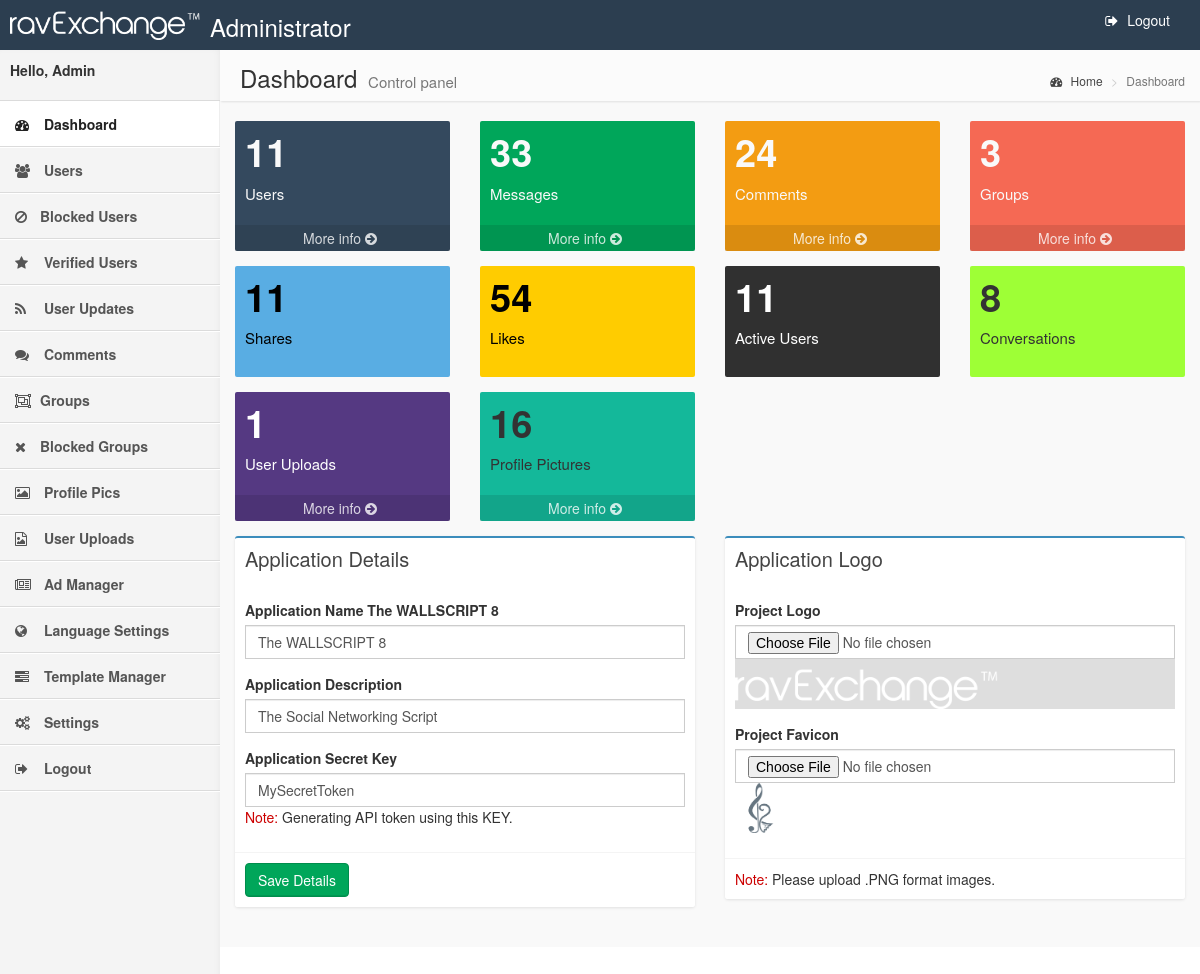
Page /WallAdmin/home.php (signed in) on the committed database.
### tables this page shows
CREATE TABLE IF NOT EXISTS `configurations` (
  `con_id` int(11) NOT NULL,
  `newsfeedPerPage` int(3) DEFAULT NULL,
  `friendsPerPage` int(3) DEFAULT NULL,
  `photosPerPage` int(3) DEFAULT NULL,
  `groupsPerPage` int(3) DEFAULT NULL,
  `adminPerPage` int(3) DEFAULT NULL,
  `uploadImage` int(11) DEFAULT NULL,
  `bannerWidth` int(11) DEFAULT NULL,
  `profileWidth` int(11) DEFAULT NULL,
  `notificationPerPage` int(3) DEFAULT NULL,
  `friendsWidgetPerPage` int(4) DEFAULT NULL,
  `gravatar` enum('0','1') DEFAULT NULL,
  `forgot` varchar(30) DEFAULT NULL,
  `applicationName` varchar(100) NOT NULL,
  `applicationDesc` text NOT NULL,
  `language_labels` enum('0','1') DEFAULT '0',
  `upload` int(11) DEFAULT NULL,
  `applicationToken` varchar(30) DEFAULT NULL
);

### WallAdmin/includes/Wall_Admin.php (called while the page is built, shortened)
<?php
class Wall_Admin
{
    public function Get_Configurations()
    {
        $db = getDB();
        $stmt = $db->prepare("SELECT  * FROM configurations WHERE con_id='1' ");
        $stmt->execute();
        $row = $stmt->fetch(PDO::FETCH_OBJ);
        $data = json_decode(json_encode($row),true);
        return $data;
    }
    public function Users_Count()
    {
        $db = getDB();
        $sql="SELECT uid FROM users";
        $stmt = $db->prepare($sql);
        $stmt->execute();
        return $stmt->rowCount();
    }
    public function Updates_Count()
    {
        $db = getDB();
        $sql="SELECT msg_id FROM messages";
        $stmt = $db->prepare($sql);
        $stmt->execute();
        return $stmt->rowCount();
    }
    public function Comments_Count()
    {
        $db = getDB();
        $sql="SELECT com_id FROM comments";
        $stmt = $db->prepare($sql);
        $stmt->execute();
        return $stmt->rowCount();
    }
    public function Groups_Count()
    {
        $db = getDB();
        $sql="SELECT group_id FROM groups";
        $stmt = $db->prepare($sql);
        $stmt->execute();
        return $stmt->rowCount();
    }
    public function Share_Count()
    {
        $db = getDB();
        $sql="SELECT share_id FROM message_share";
        $stmt = $db->prepare($sql);
        $stmt->execute();
        return $stmt->rowCount();
    }
    public function Like_Count()
    {
        $db = getDB();
        $sql="SELECT like_id FROM message_like";
        $stmt = $db->prepare($sql);
        $stmt->execute();
        return $stmt->rowCount();
    }
    public function ActiveUsers_Count()
    {
        $db = getDB();
        $sql="SELECT uid FROM users where status='1'";
        $stmt = $db->prepare($sql);
        $stmt->execute();
        return $stmt->rowCount();
    }
    public function Conversations_Count()
    {
        $db = getDB();
        $sql="SELECT c_id FROM conversation";
        $stmt = $db->prepare($sql);
        $stmt->execute();
        return $stmt->rowCount();
    }
    public function UserUploads_Count()
    {
        $db = getDB();
        $sql="SELECT id FROM user_uploads WHERE image_type='0'";
        $stmt = $db->prepare($sql);
        $stmt->execute();
        return $stmt->rowCount();
    }
    public function ProfileUploads_Count()
    {
        $db = getDB();
        $sql="SELECT id FROM user_uploads WHERE image_type>'0'";
        $stmt = $db->prepare($sql);
        $stmt->execute();
        return $stmt->rowCount();
    }
}
?>

### WallAdmin/configurations.php (called while the page is built, shortened)
<?php
$Get_Configurations=$WallAdmin->Get_Configurations();
$applicationName=$Get_Configurations['applicationName'];
$applicationDesc=$Get_Configurations['applicationDesc'];
$applicationToken=$Get_Configurations['applicationToken'];
?>

### WallAdmin/home.php (the view, shortened to what this page needs)
<?php
include_once 'includes.php';
$Users_Count=$WallAdmin->Users_Count();
$Updates_Count=$WallAdmin->Updates_Count();
$Comments_Count=$WallAdmin->Comments_Count();
$Groups_Count=$WallAdmin->Groups_Count();
$Share_Count=$WallAdmin->Share_Count();
$Like_Count=$WallAdmin->Like_Count();
$ActiveUsers_Count=$WallAdmin->ActiveUsers_Count();
$Conversations_Count=$WallAdmin->Conversations_Count();
$UserUploads_Count=$WallAdmin->UserUploads_Count();
$ProfileUploads_Count=$WallAdmin->ProfileUploads_Count();
include 'configurations.php';
?>
<!DOCTYPE html>
<html>
    <?php include_once("head.php"); ?>
    <body class="skin-blue">
        <?php include_once("header.php"); ?>
        <div class="wrapper row-offcanvas row-offcanvas-left">
           <?php include_once("menu.php"); ?>
            <aside class="right-side">
                <section class="content-header">
                    <h1>
                        Dashboard
                        <small>Control panel</small>
                    </h1>
                    <ol class="breadcrumb">
                        <li><a href="#"><i class="fa fa-dashboard"></i> Home</a></li>
                        <li class="active">Dashboard</li>
                    </ol>
                </section>
                <section class="content">
<div class="row">
                        <div class="col-lg-3 col-xs-6">
                            <div class="small-box bg-aqua">
                                <div class="inner">
                                    <h3>
                                        <?php echo $Users_Count; ?>
                                    </h3>
                                    <p>
                                        Users
                                    </p>
                                </div>
                                <a href="users.php" class="small-box-footer">
                                    More info <i class="fa fa-arrow-circle-right"></i>
                                </a>
                            </div>
                        </div>
                        <div class="col-lg-3 col-xs-6">
                            <div class="small-box bg-green">
                                <div class="inner">
                                    <h3>
                                        <?php echo $Updates_Count; ?>
                                    </h3>
                                    <p>
                                        Messages
                                    </p>
                                </div>
                                <a href="updates.php" class="small-box-footer">
                                    More info <i class="fa fa-arrow-circle-right"></i>
                                </a>
                            </div>
                        </div>
                        <div class="col-lg-3 col-xs-6">
                            <div class="small-box bg-yellow">
                                <div class="inner">
                                    <h3>
                                       <?php echo $Comments_Count; ?>
                                    </h3>
                                    <p>
                                      Comments
                                    </p>
                                </div>
                                <a href="comments.php" class="small-box-footer">
                                    More info <i class="fa fa-arrow-circle-right"></i>
                                </a>
                            </div>
                        </div>
                        <div class="col-lg-3 col-xs-6">
                            <div class="small-box bg-red">
                                <div class="inner">
                                    <h3>
                                        <?php echo $Groups_Count; ?>
                                    </h3>
                                    <p>
                                        Groups
                                    </p>
                                </div>
                                <a href="groups.php" class="small-box-footer">
                                    More info <i class="fa fa-arrow-circle-right"></i>
                                </a>
                            </div>
                        </div>
						 <div class="col-lg-3 col-xs-6">
                            <div class="small-box flat_sky">
                                <div class="inner">
                                    <h3>
                                        <?php echo $Share_Count; ?>
                                    </h3>
                                    <p>
                                        Shares
                                    </p>
                                </div>
                            </div>
                        </div>
						 <div class="col-lg-3 col-xs-6">
                            <div class="small-box flat_yellow">
                                <div class="inner">
                                    <h3>
                                        <?php echo $Like_Count; ?>
                                    </h3>
                                    <p>
                                        Likes
                                    </p>
                                </div>
                            </div>
                        </div>
						 <div class="col-lg-3 col-xs-6">
                            <div class="small-box flat_black">
                                <div class="inner">
                                    <h3>
                                        <?php echo $ActiveUsers_Count; ?>
                                    </h3>
                                    <p>
                                        Active Users
                                    </p>
                                </div>
                            </div>
                        </div>
						 <div class="col-lg-3 col-xs-6">
                            <div class="small-box flat_lemon">
                                <div class="inner">
                                    <h3>
                                        <?php echo $Conversations_Count; ?>
                                    </h3>
                                    <p>
                                        Conversations
                                    </p>
                                </div>
                            </div>
                        </div>
							 <div class="col-lg-3 col-xs-6">
                            <div class="small-box flat_new">
                                <div class="inner">
                                    <h3>
                                        <?php echo $UserUploads_Count; ?>
                                    </h3>
                                    <p>
                                        User Uploads
                                    </p>
                                </div>
                                <a href="userUploads.php" class="small-box-footer">
                                    More info <i class="fa fa-arrow-circle-right"></i>
                                </a>
                            </div>
                        </div>
							 <div class="col-lg-3 col-xs-6">
                            <div class="small-box flat_new1">
                                <div class="inner">
                                    <h3>
                                        <?php echo $ProfileUploads_Count; ?>
                                    </h3>
                                    <p>
                                        Profile Pictures
                                    </p>
                                </div>
                                <a href="userPics.php" class="small-box-footer">
                                    More info <i class="fa fa-arrow-circle-right"></i>
                                </a>
                            </div>
                        </div>
                        </div>
						<div class="row">
						 <div class="col-md-6">
                            <div class="box box-primary">
                                <div class="box-header">
                                    <h3 class="box-title">Application Details</h3>
                                </div>
<form role="form" method="post" action="" name="applicationDetails">
<div class="box-body">
<div class="form-group">
<label for="exampleInputEmail1">Application Name <?php echo $applicationName ?></label>
<input type="text" class="form-control" name="applicationName" placeholder="" value="<?php echo $applicationName ?>">
</div>
<div class="form-group">
<label for="exampleInputPassword1">Application Description</label>
<input type="text" class="form-control" name="applicationDesc" placeholder="" value="<?php echo $applicationDesc ?>">
</div>
<div class="form-group">
<label for="exampleInputEmail1">Application Secret Key  </label>
<input type="text" class="form-control" name="applicationToken" placeholder="" value="<?php echo $applicationToken ?>">
<span class="note">Note:</span> Generating API token using this KEY.
</div>
</div>
<div class="box-footer">
<input type="submit" class="btn btn-success" value="Save Details" />
</div>
</form>
                            </div>
                        </div>
                        <div class="col-md-6">
                            <div class="box box-primary">
                                <div class="box-header">
                                    <h3 class="box-title">Application Logo</h3>
                                </div>
                                    <div class="box-body">
                                        <div class="form-group">
                                            <label for="exampleInputEmail1">Project Logo</label>
                                            <form id="imageform" method="post" enctype="multipart/form-data" action="ajaxLogoUpload.php">
                                            <input type="file" class="form-control" name="photoimg"  id="photoimg"/>
                                             <div id="logo_img">
                                             <img src="../uploads/logo.png" class='logoPreview'/>
                                             </div>
                                            </form>
                                        </div>
                                         <div class="form-group">
                                            <label for="exampleInputEmail1">Project Favicon</label>
                                            <form id="imageformFav" method="post" enctype="multipart/form-data" action="ajaxFaviconUpload.php">
                                            <input type="file" class="form-control" name="photoimg"  id="photoimgFav"/>
                                            <div id="fav_img">
                                             <img src="../uploads/favicon.png" class='logoPreview'/>
                                            </div>
                                            </form>
                                        </div>
                                    </div>
                                    <div class="box-footer">
                                      <span class="note">Note:</span> Please upload .PNG format images.
                                    </div>
                            </div>
                        </div>
                        </div>
                </section>
            </aside>
        </div>
    </body>
</html>

### css/wallscriptPlugins.css (style rules this page uses)
.note { color: #cc0000 }
body:after { content: url(../wall_icons/close.png) url(../wall_icons/loading.gif) url(../wall_icons/prev.png) url(../wall_icons/next.png); display: none; }
.fa { display: inline-block; font: normal normal normal 14px/1 FontAwesome; font-size: inherit; text-rendering: auto; -webkit-font-smoothing: antialiased; -moz-osx-font-smoothing: grayscale; margin-right: 5px; }
.fa-arrow-circle-right:before { content: "\f0a9"; }
.fa-dashboard:before, .fa-tachometer:before { content: "\f0e4"; }

### rows in the picture
configurations: applicationName "The WALLSCRIPT 8", applicationDesc "The Social Networking Script", applicationToken "MySecretToken"

### other values in the picture
$Users_Count "11"
$Updates_Count "33"
$Comments_Count "24"
$Groups_Count "3"
$Share_Count "11"
$Like_Count "54"
$ActiveUsers_Count "11"
$Conversations_Count "8"
$UserUploads_Count "1"
$ProfileUploads_Count "16"
